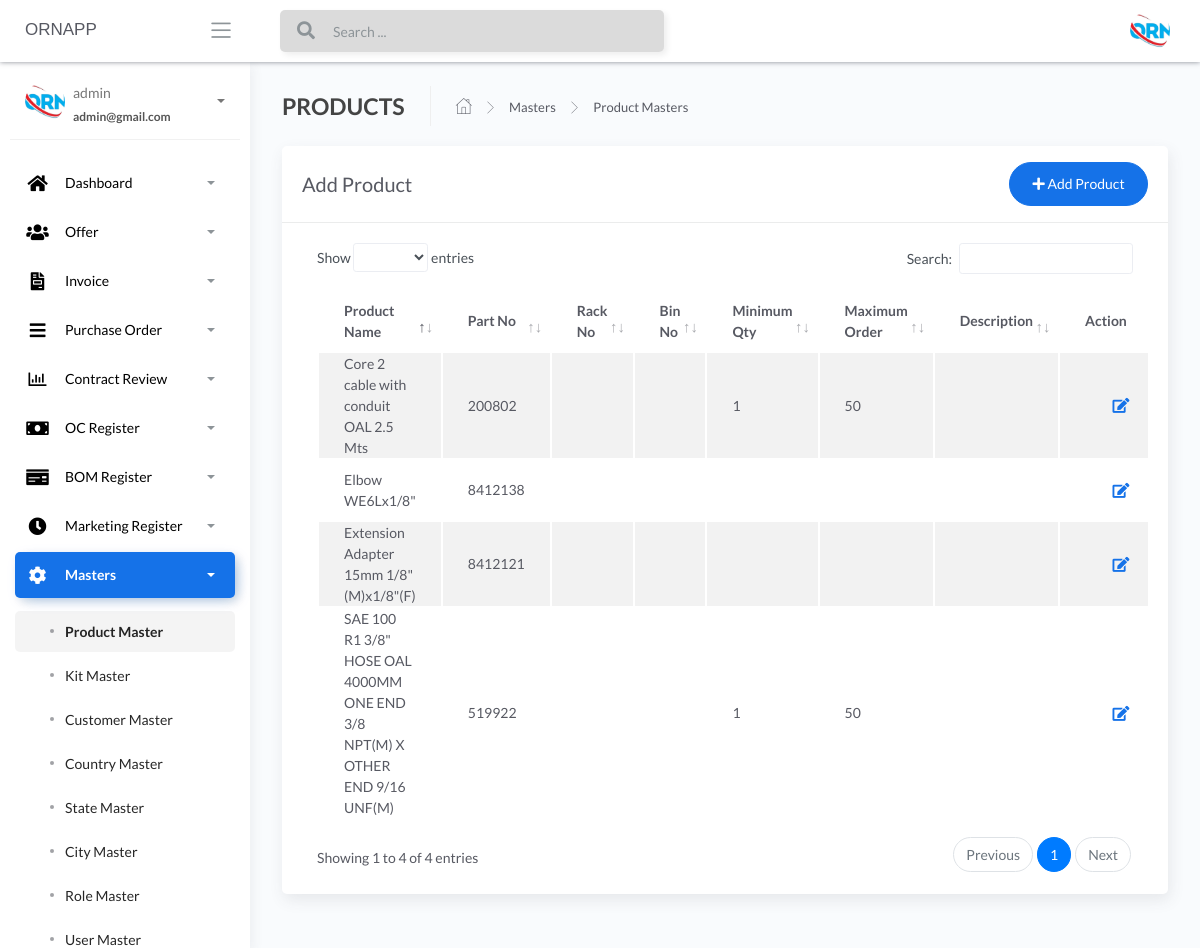
The app's page /Product-masters (signed in) with its own data.
### apps/authentication/models.py (models this page shows, shortened)
class Users(db.Model, UserMixin):
    __tablename__ = 'Users'
    id = db.Column(db.Integer, primary_key=True)
    username = db.Column(db.String(64), unique=True)
    email = db.Column(db.String(64), unique=True)
    password = db.Column(db.LargeBinary)

### apps/home/models.py (models this page shows, shortened)
class ProductMaster(db.Model):
    __tablename__ = "productmaster"
    id = db.Column(db.Integer, primary_key=True)
    product_name = db.Column(db.String())
    part_no = db.Column(db.INT())
    rack_no = db.Column(db.INT())
    bin_no = db.Column(db.INT())
    minimum_qty = db.Column(db.INT())
    maximum_order = db.Column(db.INT())
    product_hsn_no = db.Column(db.INT())
    description = db.Column(db.String())

### apps/home/routes.py (the view, shortened to what this page needs)
@blueprint.route('/Product-masters', methods=['GET', 'POST'])
@login_required
def product_masters():
    if request.method == 'GET':
        users = ProductMaster.query.all()
        return render_template('home/Product-masters.html',users=users, segment='Product-masters')

### apps/__init__.py (called while the page is built)
def configure_database(app):
    @app.before_first_request
    def initialize_database():
        db.create_all()
    @app.teardown_request
    def shutdown_session(exception=None):
        db.session.remove()

### apps/authentication/models.py (called while the page is built)
@login_manager.user_loader
def user_loader(id):
    return Users.query.filter_by(id=id).first()

### apps/templates/home/Product-masters.html (shortened to what this page needs)
{% extends "layouts/base.html" %}
{% block content %}
	<div class="content">
		<div class="page-inner">
			<div class="page-header">
				<h4 class="page-title">PRODUCTS</h4>
				<ul class="breadcrumbs">
					<li class="nav-home">
						<a href="#">
							<i class="flaticon-home"></i>
						</a>
					</li>
					<li class="separator">
						<i class="flaticon-right-arrow"></i>
					</li>
					<li class="nav-item">
						<a href="#">Masters</a>
					</li>
					<li class="separator">
						<i class="flaticon-right-arrow"></i>
					</li>
					<li class="nav-item">
						<a href="#">Product Masters</a>
					</li>
				</ul>
			</div>
			<div class="row">
				<div class="col-md-12">
					<div class="card">
						<div class="card-header">
							<div class="d-flex align-items-center">
								<h4 class="card-title">Add Product</h4>
								<button class="btn btn-primary btn-round ml-auto" data-toggle="modal" data-target="#addRowModal">
									<i class="fa fa-plus"></i>
									Add Product
								</button>
							</div>
						</div>
						<div class="card-body">
							<div class="table-responsive">
								<table id="add-row" class="display table table-striped table-hover" >
									<thead>
										<tr>
											<th>Product Name</th>
											<th>Part No</th>
											<th>Rack No</th>
											<th>Bin No</th>
											<th>Minimum Qty</th>
											<th>Maximum Order</th>
											<th>Description</th>
											<th style="width: 10%">Action</th>
										</tr>
									</thead>
									<tbody>
										{% for user in users %}
											<tr
											{% if loop.index %2==0 %}
											{% else %}
											{% endif %}
											>
											<td>{{user.product_name}}</td>
											<td>{{user.part_no}}</td>
											<td>{{user.rack_no}}</td>
											<td>{{user.bin_no}}</td>
											<td>{{user.minimum_qty}}</td>
											<td>{{user.maximum_order}}</td>
											<td>{{user.description}}</td>
											<td>
											<div class="form-button-action">
											<span style="font-size: 24px;color:green;">
											<a href="/{{user.id}}/editproduct" type="button" data-toggle="tooltip" title="" class="btn btn-link btn-primary btn-lg" data-original-title="Edit Task"> <i class="fas fa-edit" ></i></a>
											</span>
											</div>
											</td>
										</tr>
									{% endfor %}
									</tbody>
								</table>
							</div>
						</div>
					</div>
				</div>
			</div>
		</div>
	</div>
{% endblock content %}

### apps/templates/includes/sidebar.html (shortened to what this page needs)
		<div class="sidebar sidebar-style-2" data-background-color="white">
			<div class="sidebar-wrapper scrollbar scrollbar-inner">
				<div class="sidebar-content">
				{% if current_user.is_authenticated %}
					<div class="user">
						<div class="avatar-sm float-left mr-2">
							<img src="/static/assets/img/logo.jpg" alt="..." class="avatar-img rounded-circle">
						</div>
						<div class="info">
							<a data-toggle="collapse" href="#collapseExample" aria-expanded="true">
								<span>
									{{ current_user.username }}
									<span class="user-level">
										{{ current_user.email }}
									</span>
									<span class="caret"></span>
								</span>
							</a>
						</div>
					</div>
					<ul class="nav nav-primary">
						<li class="nav-item {% if 'dashboard' in segment %} active {% endif %}">
							<a data-toggle="collapse" href="#dashboard" aria-expanded="false">
								<i style="color:black;" class="fas fa-home"></i>
								<p style="color:black;">Dashboard</p>
								<span class="caret"></span>
							</a>
						</li>
						<li class="nav-item {% if 'offer-' in segment %} active {% endif %}">
							<a data-toggle="collapse" href="#base">
								<i  style="color:black;" class="fas fa-users"></i>
								<p  style="color:black;">Offer</p>
								<span class="caret"></span>
							</a>
						</li>
						<li class="nav-item {% if 'invoice' in segment %} active {% endif %}">
							<a data-toggle="collapse" href="#invoice">
								<i  style="color:black;" class="fas fa-file-invoice"></i>
								<p  style="color:black;">Invoice</p>
								<span class="caret"></span>
							</a>
						</li>
						<li class="nav-item {% if 'purchaseorder' in segment %} active {% endif %}">
							<a data-toggle="collapse" href="#purchaseorder">
								<i  style="color:black;" class="fas fa-bars"></i>
								<p  style="color:black;">Purchase Order</p>
								<span class="caret"></span>
							</a>
						</li>
						<li class="nav-item {% if 'contractreview' in segment %} active {% endif %}">
							<a data-toggle="collapse" href="#contractreview">
								<i  style="color:black;" class="far fa-chart-bar"></i>
								<p  style="color:black;">Contract Review</p>
								<span class="caret"></span>
							</a>
						</li>
						<li class="nav-item {% if 'OcRegister' in segment %} active {% endif %}">
							<a data-toggle="collapse" href="#OcRegister">
								<i  style="color:black;" class="fas fa-money-bill"></i>
								<p  style="color:black;">OC Register</p>
								<span class="caret"></span>
							</a>
						</li>
						<li class="nav-item {% if 'BOMRegister' in segment %} active {% endif %}">
							<a data-toggle="collapse" href="#BOMRegister">
								<i  style="color:black;" class="fas fa-money-check"></i>
								<p  style="color:black;">BOM Register</p>
								<span class="caret"></span>
							</a>
						</li>
						<li class="nav-item {% if 'MarketingRegister' in segment %} active {% endif %}">
							<a data-toggle="collapse" href="#MarketingRegister">
								<i  style="color:black;" class="fas fa-clock"></i>
								<p  style="color:black;">Marketing Register</p>
								<span class="caret"></span>
							</a>
						</li>
						<li class="nav-item {% if 'masters' in segment %} active {% endif %}">
							<a data-toggle="collapse" href="#masters">
								<i  style="color:black;" class="fas fa-cog fa-spin"></i>
								<p  style="color:black;">Masters</p>
								<span class="caret"></span>
							</a>
							<div class="collapse {% if 'masters' in segment %} show {% endif %}" id="masters">
								<ul class="nav nav-collapse">
									<li class="{% if 'Product-masters' in segment %} active {% endif %}">
										<a href="/Product-masters">
											<span  style="color:black;" class="sub-item">Product Master</span>
										</a>
									</li>
									<li class="{% if 'Kit-masters' in segment %} active {% endif %}">
										<a href="/Kit-masters">
											<span  style="color:black;"class="sub-item">Kit Master</span>
										</a>
									</li>
									<li class="{% if 'Customer-masters' in segment %} active {% endif %}">
										<a href="/Customer-masters">
											<span  style="color:black;" class="sub-item">Customer Master</span>
										</a>
									</li>
									<li class="{% if 'Country-masters' in segment %} active {% endif %}">
										<a href="/Country-masters">
											<span  style="color:black;" class="sub-item">Country Master</span>
										</a>
									</li>
									<li class="{% if 'State-masters' in segment %} active {% endif %}">
										<a href="/State-masters">
											<span  style="color:black;" class="sub-item">State Master</span>
										</a>
									</li>
									<li class="{% if 'City-masters' in segment %} active {% endif %}">
										<a href="/City-masters">
											<span  style="color:black;" class="sub-item">City Master</span>
										</a>
									</li>
									<li class="{% if 'Role-masters' in segment %} active {% endif %}">
										<a href="/Role-masters">
											<span  style="color:black;" class="sub-item">Role Master</span>
										</a>
									</li>
									<li class="{% if 'User-masters' in segment %} active {% endif %}">
										<a href="/User-masters">
											<span  style="color:black;" class="sub-item">User Master</span>
										</a>
									</li>
								</ul>
							</div>
						</li>
					</ul>
				{% endif %}
				</div>
			</div>
		</div>

### records on screen
Users: username "admin", email "admin@gmail.com"
ProductMaster: product_name "Core 2 cable with conduit OAL 2.5 Mts", part_no "200802", minimum_qty "1", maximum_order "50"
ProductMaster: product_name "SAE 100 R1 3/8\" HOSE OAL 4000MM ONE END 3/8 NPT(M) X OTHER END 9/16 UNF(M)", part_no "519922", minimum_qty "1", maximum_order "50"
ProductMaster: product_name "Elbow WE6Lx1/8\"", part_no "8412138"
ProductMaster: product_name "Extension Adapter 15mm 1/8\"(M)x1/8\"(F)", part_no "8412121"
